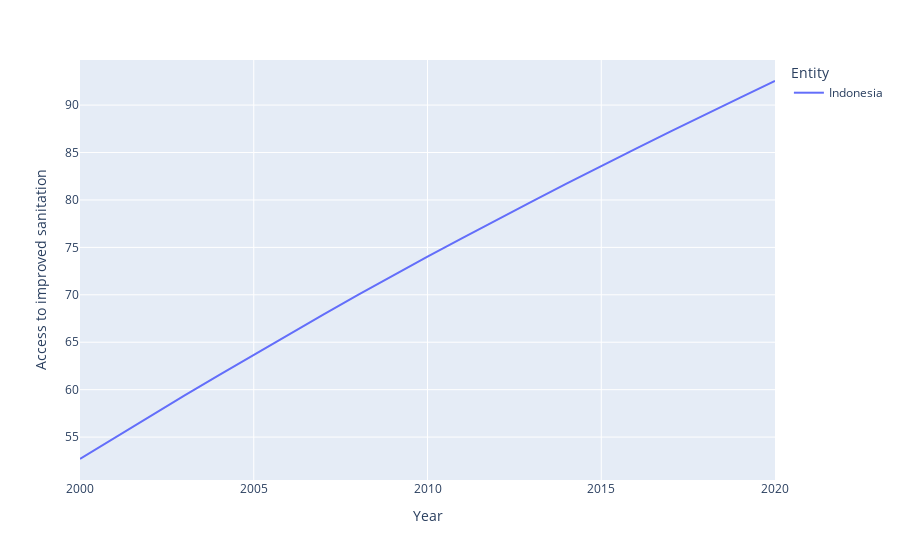
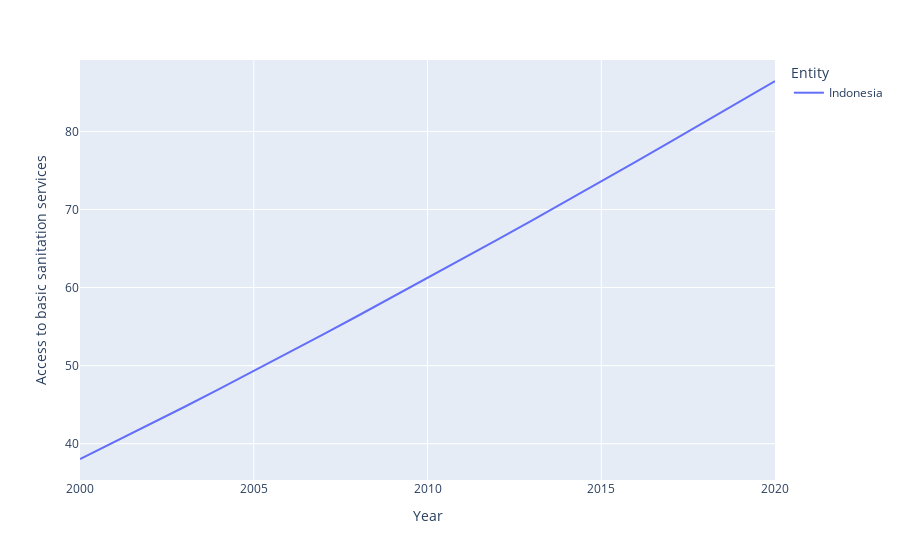
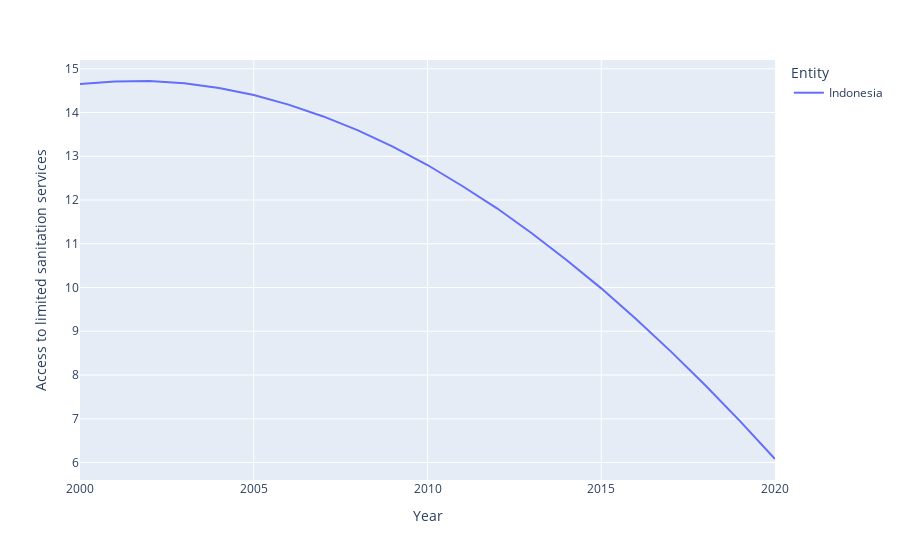
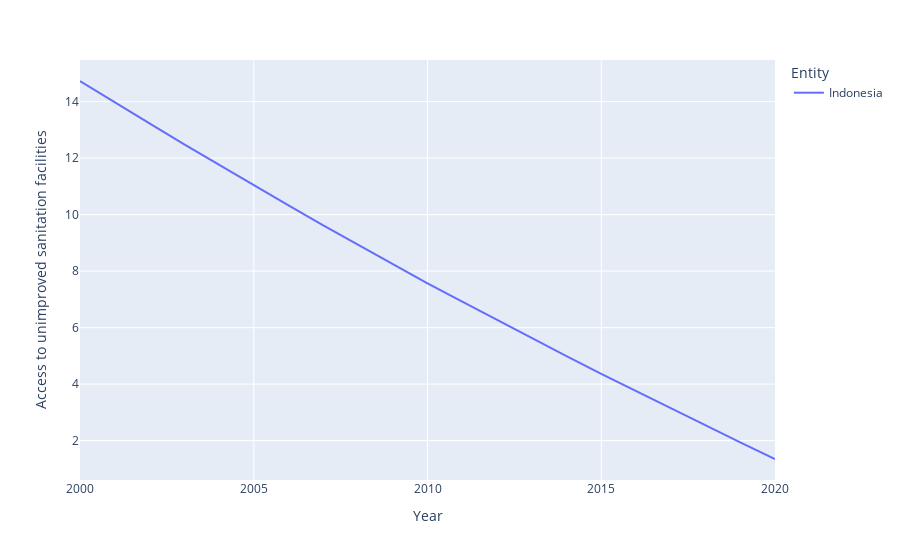

Source (notebook cell) for these figures, in order:
### Code cell
# create plot for country_data for every category
for i in range(2, len(country_data.columns)):
    fig = px.line(country_data, x='Year', y=country_data.columns[i], color='Entity')
    fig.show()

### Figure 1 — Plotly figure (JSON) as saved in the notebook; plotly's stock layout.template omitted (floating-point values rounded to 4 significant figures)
{"data": [{"hovertemplate": "Entity=Indonesia<br>Year=%{x}<br>Access to improved sanitation=%{y}<extra></extra>", "legendgroup": "Indonesia", "line": {"color": "#636efa", "dash": "solid"}, "marker": {"symbol": "circle"}, "mode": "lines", "name": "Indonesia", "orientation": "v", "showlegend": true, "type": "scatter", "x": [2000, 2001, 2002, 2003, 2004, 2005, 2006, 2007, 2008, 2009, 2010, 2011, 2012, 2013, 2014, 2015, 2016, 2017, 2018, 2019, 2020], "xaxis": "x", "y": [52.69, 54.94, 57.17, 59.37, 61.54, 63.69, 65.81, 67.91, 69.98, 72.02, 74.03, 75.98, 77.92, 79.83, 81.71, 83.58, 85.42, 87.23, 89.03, 90.79, 92.54], "yaxis": "y"}], "layout": {"legend": {"title": {"text": "Entity"}, "tracegroupgap": 0}, "margin": {"t": 60}, "xaxis": {"anchor": "y", "domain": [0, 1], "title": {"text": "Year"}}, "yaxis": {"anchor": "x", "domain": [0, 1], "title": {"text": "Access to improved sanitation"}}}}

### Figure 2 — Plotly figure (JSON) as saved in the notebook; plotly's stock layout.template omitted (floating-point values rounded to 4 significant figures)
{"data": [{"hovertemplate": "Entity=Indonesia<br>Year=%{x}<br>Access to basic sanitation services=%{y}<extra></extra>", "legendgroup": "Indonesia", "line": {"color": "#636efa", "dash": "solid"}, "marker": {"symbol": "circle"}, "mode": "lines", "name": "Indonesia", "orientation": "v", "showlegend": true, "type": "scatter", "x": [2000, 2001, 2002, 2003, 2004, 2005, 2006, 2007, 2008, 2009, 2010, 2011, 2012, 2013, 2014, 2015, 2016, 2017, 2018, 2019, 2020], "xaxis": "x", "y": [38.04, 40.23, 42.45, 44.7, 46.98, 49.29, 51.63, 54, 56.39, 58.8, 61.23, 63.66, 66.11, 68.59, 71.08, 73.6, 76.14, 78.69, 81.27, 83.86, 86.46], "yaxis": "y"}], "layout": {"legend": {"title": {"text": "Entity"}, "tracegroupgap": 0}, "margin": {"t": 60}, "xaxis": {"anchor": "y", "domain": [0, 1], "title": {"text": "Year"}}, "yaxis": {"anchor": "x", "domain": [0, 1], "title": {"text": "Access to basic sanitation services"}}}}

### Figure 3 — Plotly figure (JSON) as saved in the notebook; plotly's stock layout.template omitted (floating-point values rounded to 4 significant figures)
{"data": [{"hovertemplate": "Entity=Indonesia<br>Year=%{x}<br>Access to limited sanitation services=%{y}<extra></extra>", "legendgroup": "Indonesia", "line": {"color": "#636efa", "dash": "solid"}, "marker": {"symbol": "circle"}, "mode": "lines", "name": "Indonesia", "orientation": "v", "showlegend": true, "type": "scatter", "x": [2000, 2001, 2002, 2003, 2004, 2005, 2006, 2007, 2008, 2009, 2010, 2011, 2012, 2013, 2014, 2015, 2016, 2017, 2018, 2019, 2020], "xaxis": "x", "y": [14.65, 14.71, 14.72, 14.67, 14.56, 14.4, 14.18, 13.91, 13.59, 13.22, 12.8, 12.32, 11.81, 11.24, 10.63, 9.98, 9.28, 8.54, 7.76, 6.94, 6.08], "yaxis": "y"}], "layout": {"legend": {"title": {"text": "Entity"}, "tracegroupgap": 0}, "margin": {"t": 60}, "xaxis": {"anchor": "y", "domain": [0, 1], "title": {"text": "Year"}}, "yaxis": {"anchor": "x", "domain": [0, 1], "title": {"text": "Access to limited sanitation services"}}}}

### Figure 4 — Plotly figure (JSON) as saved in the notebook; plotly's stock layout.template omitted (floating-point values rounded to 4 significant figures)
{"data": [{"hovertemplate": "Entity=Indonesia<br>Year=%{x}<br>Access to unimproved sanitation facilities=%{y}<extra></extra>", "legendgroup": "Indonesia", "line": {"color": "#636efa", "dash": "solid"}, "marker": {"symbol": "circle"}, "mode": "lines", "name": "Indonesia", "orientation": "v", "showlegend": true, "type": "scatter", "x": [2000, 2001, 2002, 2003, 2004, 2005, 2006, 2007, 2008, 2009, 2010, 2011, 2012, 2013, 2014, 2015, 2016, 2017, 2018, 2019, 2020], "xaxis": "x", "y": [14.73, 13.97, 13.23, 12.49, 11.76, 11.04, 10.33, 9.62, 8.93, 8.25, 7.57, 6.92, 6.27, 5.62, 4.99, 4.36, 3.75, 3.14, 2.53, 1.94, 1.35], "yaxis": "y"}], "layout": {"legend": {"title": {"text": "Entity"}, "tracegroupgap": 0}, "margin": {"t": 60}, "xaxis": {"anchor": "y", "domain": [0, 1], "title": {"text": "Year"}}, "yaxis": {"anchor": "x", "domain": [0, 1], "title": {"text": "Access to unimproved sanitation facilities"}}}}
